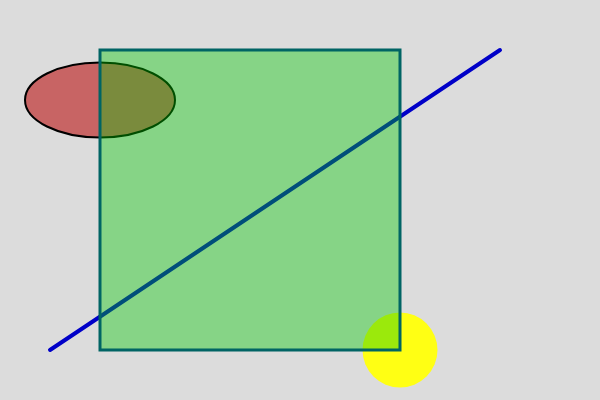
Frame 1 (no input)
Frame 60 (no input): identical to frame 1, image omitted
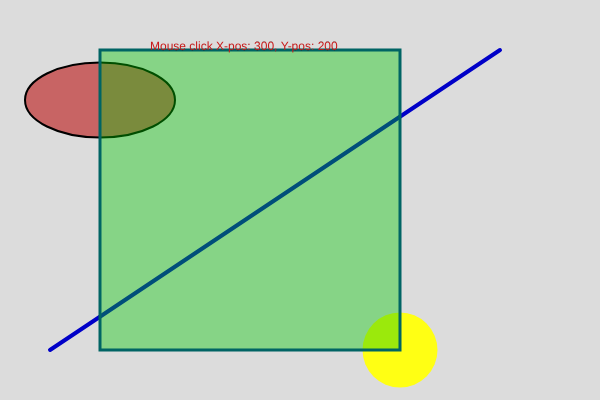
Frame 120 (the mouse pressed at the canvas centre since frame 60)

The p5.js sketch that drew these frames (run headless with seeded random() and noise() and a simulated clock; from frame 60 on, the mouse is pressed at the canvas centre):

// p5.js sketch
// ── sketch.js
/*
* CS 20
* Unit 1
* Example 1
*/

/** Global Variables */
var mouseCoordinates = "";


function setup() {
  let sketch = createCanvas(600, 400);
}


function draw() {
  background(220);

  //red ellipse with black stroke
  fill(200, 100, 100); //RGB color values 0-255
  strokeWeight(2);
  stroke(0); //single greyscale value 0-255 
  ellipse(100, 100, 150, 75);


  //blue line
  strokeWeight(4);
  stroke(0,0,200);
  line(50, 350, 500, 50);

  //circle with no stroke, filled yellow
  noStroke();
  fill(255,255,20);
  circle(400, 350, 75);

  //green square with semi-transparent green fill
  fill(0, 200, 0,100);
  strokeWeight(3);
  stroke(0, 100,100);
  square(100, 50, 300);

  //text to output mouse click coordinates
  fill(200, 25, 25);
  strokeWeight(0);
  stroke(0);
  text(mouseCoordinates, 150, 50);

}

function mousePressed() {
  print("Mouse click X-pos: " + mouseX + ", Y-pos: " + mouseY); //console only
  mouseCoordinates = "Mouse click X-pos: " + mouseX + ", Y-pos: " + mouseY; //vaiable to be used in text()
}
